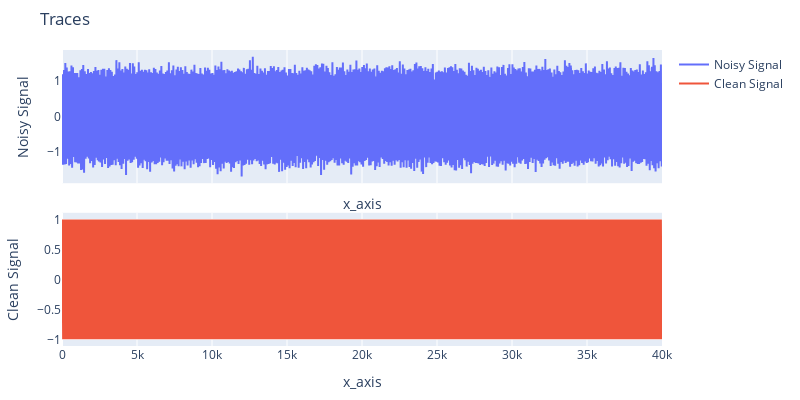
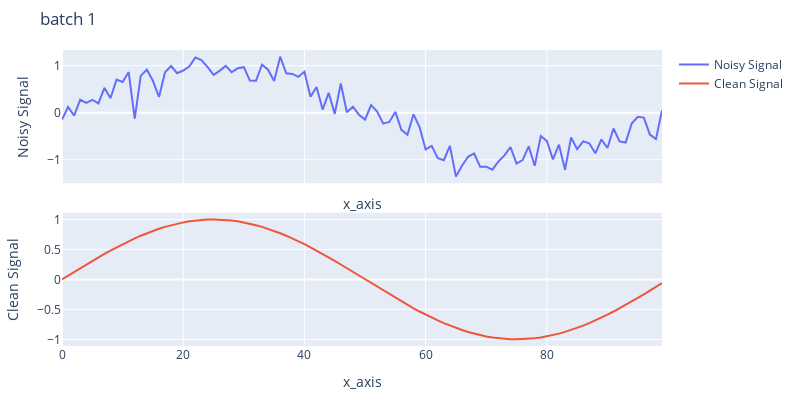

Notebook cell for these charts, in order:
### Code cell
import pandas as pd
from src.utils import plotters

# Plot noisy_signal 和 clean_signal
noisy_signal_flat = noisy_signal.view(-1).numpy()  # 展平为一维数组，形状 (40000,)
clean_signal_flat = clean_signal.view(-1).numpy()  # 展平为一维数组，形状 (40000,)
plotters.plot_traces(
    pd.DataFrame({
        "Noisy Signal": noisy_signal_flat,
        "Clean Signal": clean_signal_flat
    }),
    width=800,
    height=400,
    mode="lines"
)

# plot batch 1 signal
noisy_batches_flat = noisy_batches[0].view(-1).numpy()  # 展平为一维数组，形状 (40000,)
clean_batches_flat = clean_batches[0].view(-1).numpy()  # 展平为一维数组，形状 (40000,)
plotters.plot_traces(
    title="batch 1",
    data = pd.DataFrame({
                "Noisy Signal": noisy_batches_flat,
                "Clean Signal": clean_batches_flat
            }),
    width=800,
    height=400,
    mode="lines"
)

### Figure 1 — Plotly figure (JSON) as saved in the notebook; plotly's stock layout.template omitted (floating-point values rounded to 4 significant figures; data arrays with more than 128 entries replaced by an {"elided": "..."} marker saying what was removed)
{"data": [{"mode": "lines", "name": "Noisy Signal", "type": "scatter", "x": {"elided": "40000 int values"}, "xaxis": "x", "y": {"elided": "40000 float values"}, "yaxis": "y"}, {"mode": "lines", "name": "Clean Signal", "type": "scatter", "x": {"elided": "40000 int values"}, "xaxis": "x2", "y": {"elided": "40000 float values"}, "yaxis": "y2"}], "layout": {"height": 400, "margin": {"b": 50, "l": 50, "r": 50, "t": 50}, "title": {"text": "Traces"}, "width": 800, "xaxis": {"anchor": "y", "domain": [0, 1], "matches": "x2", "showticklabels": false, "title": {"text": "x_axis"}}, "xaxis2": {"anchor": "y2", "domain": [0, 1], "title": {"text": "x_axis"}}, "yaxis": {"anchor": "x", "domain": [0.55, 1], "title": {"text": "Noisy Signal"}}, "yaxis2": {"anchor": "x2", "domain": [0, 0.45], "title": {"text": "Clean Signal"}}}}

### Figure 2 — Plotly figure (JSON) as saved in the notebook; plotly's stock layout.template omitted (floating-point values rounded to 4 significant figures)
{"data": [{"mode": "lines", "name": "Noisy Signal", "type": "scatter", "x": [0, 1, 2, 3, 4, 5, 6, 7, 8, 9, 10, 11, 12, 13, 14, 15, 16, 17, 18, 19, 20, 21, 22, 23, 24, 25, 26, 27, 28, 29, 30, 31, 32, 33, 34, 35, 36, 37, 38, 39, 40, 41, 42, 43, 44, 45, 46, 47, 48, 49, 50, 51, 52, 53, 54, 55, 56, 57, 58, 59, 60, 61, 62, 63, 64, 65, 66, 67, 68, 69, 70, 71, 72, 73, 74, 75, 76, 77, 78, 79, 80, 81, 82, 83, 84, 85, 86, 87, 88, 89, 90, 91, 92, 93, 94, 95, 96, 97, 98, 99], "xaxis": "x", "y": [-0.1435, 0.1209, -0.05989, 0.2797, 0.2108, 0.2755, 0.1968, 0.5302, 0.3074, 0.7041, 0.6549, 0.8646, -0.1246, 0.7888, 0.9145, 0.6791, 0.3342, 0.8616, 0.9928, 0.8398, 0.8973, 0.9825, 1.175, 1.119, 0.9764, 0.8049, 0.8907, 0.9956, 0.8609, 0.944, 0.9676, 0.6835, 0.679, 1.02, 0.9135, 0.6733, 1.192, 0.8386, 0.8252, 0.7622, 0.87, 0.3413, 0.5475, 0.06682, 0.4232, -0.02434, 0.622, 0.008984, 0.1284, -0.0416, -0.1453, 0.1625, 0.02263, -0.2327, -0.1951, 0.01703, -0.3624, -0.4664, -0.03401, -0.3028, -0.7808, -0.7028, -0.9641, -1.01, -0.7056, -1.356, -1.127, -0.9364, -0.866, -1.149, -1.147, -1.21, -1.039, -0.9064, -0.7329, -1.081, -1.006, -0.7153, -1.126, -0.4976, -0.5975, -0.9908, -0.6794, -1.212, -0.5252, -0.7749, -0.6095, -0.6494, -0.8618, -0.569, -0.7502, -0.3349, -0.6093, -0.6327, -0.2293, -0.08519, -0.1029, -0.4641, -0.5606, 0.04978], "yaxis": "y"}, {"mode": "lines", "name": "Clean Signal", "type": "scatter", "x": [0, 1, 2, 3, 4, 5, 6, 7, 8, 9, 10, 11, 12, 13, 14, 15, 16, 17, 18, 19, 20, 21, 22, 23, 24, 25, 26, 27, 28, 29, 30, 31, 32, 33, 34, 35, 36, 37, 38, 39, 40, 41, 42, 43, 44, 45, 46, 47, 48, 49, 50, 51, 52, 53, 54, 55, 56, 57, 58, 59, 60, 61, 62, 63, 64, 65, 66, 67, 68, 69, 70, 71, 72, 73, 74, 75, 76, 77, 78, 79, 80, 81, 82, 83, 84, 85, 86, 87, 88, 89, 90, 91, 92, 93, 94, 95, 96, 97, 98, 99], "xaxis": "x2", "y": [0, 0.06279, 0.1253, 0.1874, 0.2487, 0.309, 0.3681, 0.4258, 0.4818, 0.5358, 0.5878, 0.6374, 0.6846, 0.729, 0.7705, 0.809, 0.8443, 0.8763, 0.9048, 0.9298, 0.9511, 0.9686, 0.9823, 0.9921, 0.998, 1, 0.998, 0.9921, 0.9823, 0.9686, 0.951, 0.9298, 0.9048, 0.8763, 0.8443, 0.809, 0.7705, 0.7289, 0.6845, 0.6374, 0.5877, 0.5358, 0.4817, 0.4257, 0.3681, 0.3089, 0.2486, 0.1873, 0.1253, 0.06271, -7.877e-05, -0.06287, -0.1254, -0.1875, -0.2488, -0.3091, -0.3682, -0.4259, -0.4818, -0.5359, -0.5879, -0.6375, -0.6846, -0.729, -0.7706, -0.8091, -0.8444, -0.8764, -0.9049, -0.9298, -0.9511, -0.9686, -0.9823, -0.9921, -0.998, -1, -0.998, -0.9921, -0.9823, -0.9686, -0.951, -0.9297, -0.9048, -0.8762, -0.8443, -0.8089, -0.7704, -0.7289, -0.6844, -0.6373, -0.5877, -0.5357, -0.4816, -0.4256, -0.368, -0.3089, -0.2485, -0.1872, -0.1252, -0.06263], "yaxis": "y2"}], "layout": {"height": 400, "margin": {"b": 50, "l": 50, "r": 50, "t": 50}, "title": {"text": "batch 1"}, "width": 800, "xaxis": {"anchor": "y", "domain": [0, 1], "matches": "x2", "showticklabels": false, "title": {"text": "x_axis"}}, "xaxis2": {"anchor": "y2", "domain": [0, 1], "title": {"text": "x_axis"}}, "yaxis": {"anchor": "x", "domain": [0.55, 1], "title": {"text": "Noisy Signal"}}, "yaxis2": {"anchor": "x2", "domain": [0, 0.45], "title": {"text": "Clean Signal"}}}}
